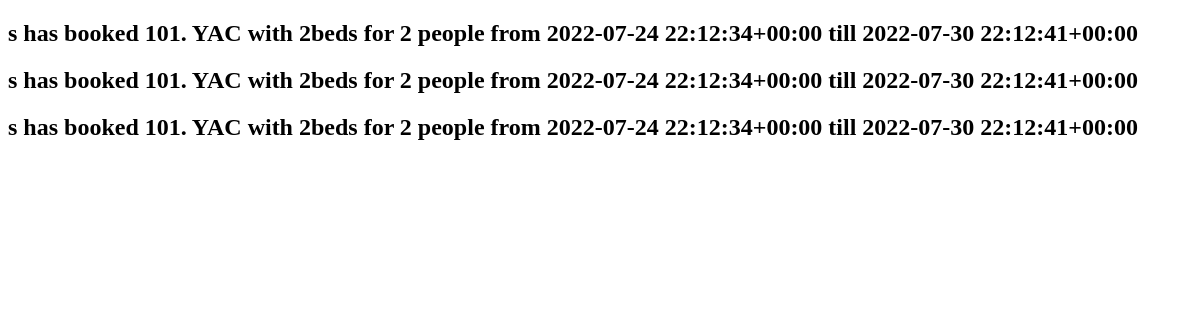
Before: /booking_list/ (signed in) with the older database file.
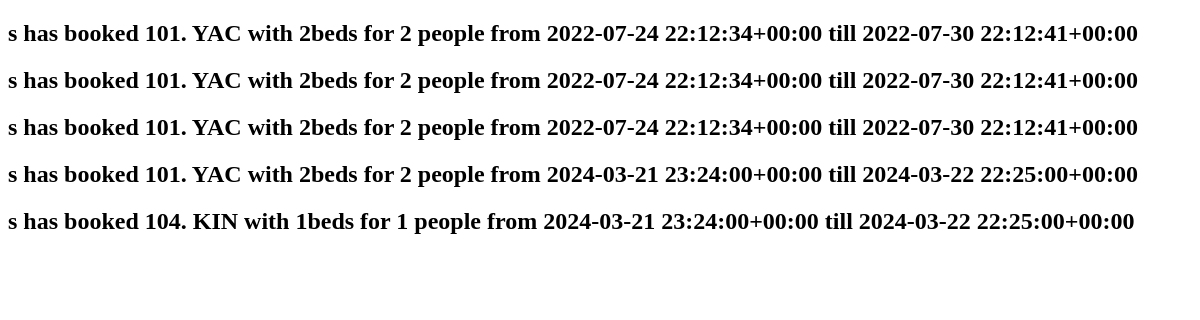
After: the same page with the newer database file.
### hotel/models.py (models this page shows)
class Booking(models.Model):
    user = models.ForeignKey(settings.AUTH_USER_MODEL, on_delete=models.CASCADE)
    room = models.ForeignKey(Room, on_delete=models.CASCADE)
    check_in = models.DateTimeField()
    check_out = models.DateTimeField()
    def __str__(self):
        return f'{self.user} has booked {self.room} from {self.check_in} till {self.check_out}'

class Room(models.Model):
    ROOM_CATEGORIES={
        ('YAC', 'AC'),
        ('NAC', 'NON-AC'),
        ('DEL', 'DELUXE'),
        ('KIN', 'KING'),
        ('QUE', 'QUEEN'),
    }
    number = models.IntegerField()
    category = models.CharField(max_length=3, choices=ROOM_CATEGORIES)
    beds = models.IntegerField()
    capacity = models.IntegerField()
    def __str__(self):
        return f'{self.number}. {self.category} with {self.beds}beds for {self.capacity} people'

### hotel/views.py (the view)
# urls.py: path('booking_list/', BookingList.as_view(), name='BookingList'),
class BookingList(ListView):
    model = Booking
    def get_queryset(self, *argss, **kwargs):
        if self.request.user.is_staff:
            booking_list = Booking.objects.all()
            return booking_list
        else:
            booking_list = Booking.objects.filter(user=self.request.user)
            return booking_list

### hotel/templates/hotel/booking_list.html (shortened to what this page needs)
<!DOCTYPE html>
<html lang="en">
<head>
</head>
<body>
    {%for booking in booking_list%}
    <h2>{{booking}}</h2>
    {% endfor %}
</body>
</html>

Changed rows visible on the page:
added Booking: user+room+check_in "s has booked 101. YAC with 2beds for 2 people from 2024-03-21 23:24:00+00:00 till 2024-03-22 22:25:00+00:00"
added Booking: user+room+check_in "s has booked 104. KIN with 1beds for 1 people from 2024-03-21 23:24:00+00:00 till 2024-03-22 22:25:00+00:00"
